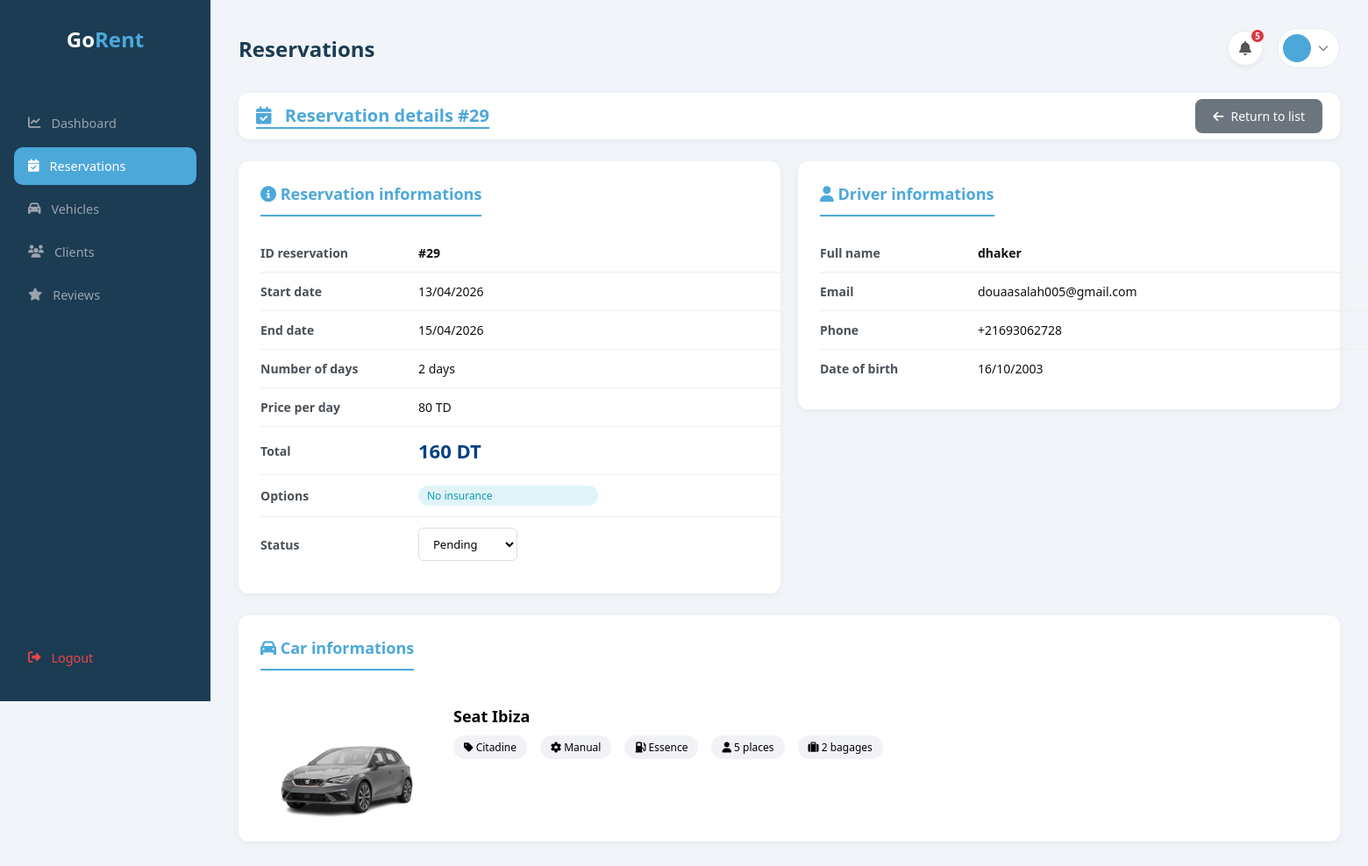
The page /admin/ad_reservation.php?view=29 on the database its author committed.
### tables this page shows
CREATE TABLE `reservation` (
  `id_reservation` int(11) NOT NULL,
  `id_client` int(11) NOT NULL,
  `id_voiture` int(11) NOT NULL,
  `date_reservation` timestamp NOT NULL DEFAULT current_timestamp(),
  `date_debut` date NOT NULL,
  `date_fin` date NOT NULL,
  `statut` varchar(20) DEFAULT 'Pending',
  `total` decimal(10,2) DEFAULT NULL,
  `telephone` varchar(20) DEFAULT NULL,
  `adresse` text DEFAULT NULL,
  `datenaiss` date DEFAULT NULL,
  `civility` varchar(10) DEFAULT NULL
);

CREATE TABLE `voitures` (
  `id` int(11) NOT NULL,
  `marque` varchar(20) NOT NULL,
  `modele` varchar(20) NOT NULL,
  `annee` int(11) NOT NULL,
  `imgfront` varchar(255) NOT NULL,
  `imginter` varchar(255) NOT NULL,
  `imgcote` varchar(255) NOT NULL,
  `type` varchar(20) NOT NULL,
  `boite` varchar(20) NOT NULL,
  `carburant` varchar(20) NOT NULL,
  `places` int(11) NOT NULL,
  `bagages` int(11) NOT NULL,
  `prix` decimal(6,0) NOT NULL
);

CREATE TABLE `options` (
  `id` int(11) NOT NULL,
  `nom` varchar(30) NOT NULL,
  `description` varchar(300) NOT NULL,
  `prix` decimal(5,2) NOT NULL,
  `est_inclus` tinyint(1) NOT NULL
);

CREATE TABLE `users` (
  `idclient` int(11) NOT NULL,
  `email` varchar(70) NOT NULL,
  `nom` varchar(100) NOT NULL,
  `motdepasse` varchar(100) NOT NULL,
  `created_at` timestamp NOT NULL DEFAULT current_timestamp() ON UPDATE current_timestamp()
);

### admin/ad_reservation.php (the view, shortened to what this page needs)
<?php
$conn = new mysqli("localhost", "root", "", "locationvoitures");
$view_id = isset($_GET['view']) ? (int) $_GET['view'] : 0;
$reservation = null;
if ($view_id > 0) {
    $detail_sql = "SELECT r.*, u.nom as client_nom, u.email as client_email, r.telephone, r.datenaiss,
                   v.marque, v.modele, v.prix as prix_jour, v.type, v.boite, v.carburant, v.places, v.bagages, v.imgfront
                   FROM reservation r
                   JOIN users u ON r.id_client = u.idclient
                   JOIN voitures v ON r.id_voiture = v.id
                   WHERE r.id_reservation = $view_id";
    $detail_result = $conn->query($detail_sql);
    $reservation = $detail_result->fetch_assoc();
}
$options_resa = [];
if ($view_id > 0) {
    $sql_opts = "SELECT o.nom, o.prix
                 FROM reservation_options ro
                 JOIN options o ON ro.idoption = o.id
                 WHERE ro.idreservation = $view_id";
    $res_opts = $conn->query($sql_opts);
    while ($opt = $res_opts->fetch_assoc()) {
        $options_resa[] = $opt;
    }
}
$notif_result = $conn->query("SELECT id_reservation, u.nom, v.marque, v.modele, r.date_debut
    FROM reservation r
    JOIN users u ON r.id_client = u.idclient
    JOIN voitures v ON r.id_voiture = v.id
    WHERE r.statut = 'Pending'
    ORDER BY r.id_reservation DESC");
$notif_count = $notif_result->num_rows;
?>
<!DOCTYPE html>
<html lang="fr">
<head>
    <link rel="stylesheet" href="styles/sidebar.css">
    <link rel="stylesheet" href="styles/ad_reservation.css">
    <link rel="stylesheet" href="https://cdnjs.cloudflare.com/ajax/libs/font-awesome/6.5.0/css/all.min.css">
</head>
<body>
    <div class="admin-layout">
        <aside class="sidebar">
            <?php include 'sidebar.php'; ?>
        </aside>
        <div class="main-content">
            <div class="admin-header">
                <h2>Reservations</h2>
                <div style="display:flex; align-items:center; gap:16px;">
                    <div class="notif-wrapper" id="notifWrapper">
                        <button class="notif-btn" onclick="toggleNotif()">
                            <i class="fa-solid fa-bell"></i>
                            <?php if ($notif_count > 0): ?>
                                <span class="notif-badge">
                                    <?php echo $notif_count; ?>
                                </span>
                            <?php endif; ?>
                        </button>
                    </div>
                    <div class="admin-profile">
                        <a href="profile.php" class="profile-btn">
                            <div class="profile-avatar">
                            </div>
                            <i class="fa-solid fa-chevron-down" style="font-size:0.75rem; color:#888;"></i>
                        </a>
                    </div>
                </div>
            </div>
            <?php if ($view_id > 0 && $reservation): ?>
                <div class="page-header">
                    <h1><i class="fas fa-calendar-check"></i> Reservation details #<?php echo $view_id; ?></h1>
                    <a href="ad_reservation.php" class="btn-back"><i class="fas fa-arrow-left"></i> Return to list</a>
                </div>
                <?php
                $date_debut = new DateTime($reservation['date_debut']);
                $date_fin = new DateTime($reservation['date_fin']);
                $days = $date_debut->diff($date_fin)->days;
                ?>
                <div class="detail-container">
                    <div class="detail-card" style="overflow:hidden;">
                        <h3><i class="fas fa-info-circle"></i> Reservation informations</h3>
                        <table class="detail-table" style="width:100%; word-break:break-word;">
                            <tr>
                                <td>ID reservation</td>
                                <td><strong>#<?php echo $reservation['id_reservation']; ?></strong></td>
                            </tr>
                            <tr>
                                <td>Start date</td>
                                <td><?php echo date('d/m/Y', strtotime($reservation['date_debut'])); ?></td>
                            </tr>
                            <tr>
                                <td>End date</td>
                                <td><?php echo date('d/m/Y', strtotime($reservation['date_fin'])); ?></td>
                            </tr>
                            <tr>
                                <td>Number of days</td>
                                <td><?php echo $days; ?> days</td>
                            </tr>
                            <tr>
                                <td>Price per day</td>
                                <td><?php echo number_format($reservation['prix_jour'], 0); ?> TD</td>
                            </tr>
                            <tr>
                                <td>Total</td>
                                <td class="total-amount"><?php echo number_format($reservation['total'], 0); ?> DT</td>
                            </tr>
                            <tr>
                                <td>Options</td>
                                <td>
                                    <?php if (!empty($options_resa)): ?>
                                        <div class="options-container">
                                            <?php foreach ($options_resa as $opt): ?>
                                                <span class="option-badge">
                                                    <?php echo htmlspecialchars($opt['nom']); ?>
                                                </span>
                                            <?php endforeach; ?>
                                        </div>
                                    <?php else: ?>
                                        <span style="color:#aaa;">No options</span>
                                    <?php endif; ?>
                                </td>
                            </tr>
                            <tr>
                                <td>Status</td>
                                <td>
                                    <form method="POST" action="ad_reservation.php?view=<?php echo $view_id; ?>"
                                        style="display: inline;">
                                        <select name="statut" class="statut-select" onchange="this.form.submit()">
                                            <option value="Pending" <?php echo $reservation['statut'] == 'Pending' ? 'selected' : ''; ?>>Pending</option>
                                        </select>
                                    </form>
                                </td>
                            </tr>
                        </table>
                    </div>
                    <div class="detail-card">
                        <h3><i class="fas fa-user"></i> Driver informations</h3>
                        <table class="detail-table">
                            <tr>
                                <td>Full name</td>
                                <td><strong><?php echo htmlspecialchars($reservation['client_nom']); ?></strong></td>
                            </tr>
                            <tr>
                                <td>Email</td>
                                <td><?php echo htmlspecialchars($reservation['client_email']); ?></td>
                            </tr>
                            <tr>
                                <td>Phone</td>
                                <td><?php echo htmlspecialchars($reservation['telephone']); ?></td>
                            </tr>
                            <tr>
                                <td>Date of birth</td>
                                <td><?php echo date('d/m/Y', strtotime($reservation['datenaiss'])); ?></td>
                            </tr>
                        </table>
                    </div>
                </div>
                <div class="detail-card" style="margin-top: 25px;">
                    <h3><i class="fas fa-car"></i> Car informations</h3>
                    <div class="vehicle-card">
                        <img src="../<?php echo htmlspecialchars($reservation['imgfront']); ?>">
                        <div class="vehicle-info">
                            <h4><?php echo htmlspecialchars($reservation['marque'] . ' ' . $reservation['modele']); ?></h4>
                            <div class="vehicle-specs">
                                <span><i class="fas fa-tag"></i> <?php echo $reservation['type']; ?></span>
                                <span><i class="fas fa-gear"></i> <?php echo $reservation['boite']; ?></span>
                                <span><i class="fas fa-gas-pump"></i> <?php echo $reservation['carburant']; ?></span>
                                <span><i class="fas fa-user"></i> <?php echo $reservation['places']; ?> places</span>
                                <span><i class="fas fa-suitcase"></i> <?php echo $reservation['bagages']; ?> bagages</span>
                            </div>
                        </div>
                    </div>
                </div>
            <?php endif; ?>
        </div>
    </div>
</body>
</html>

### admin/styles/sidebar.css (style rules this page uses)
* { margin: 0; padding: 0; box-sizing: border-box; font-family: 'Segoe UI', sans-serif; }
body { background: #f1f5f9; }
.admin-layout { display: flex; min-height: 100vh; }
.sidebar { width: 240px; background: #1B3C53; display: flex; flex-direction: column; padding: 28px 16px; position: fixed; top: 0; left: 0; height: 100vh; }
.admin-header { display: flex; justify-content: space-between; align-items: center; margin-bottom: 28px; }
.profile-btn { display: flex; align-items: center; gap: 8px; background: #fff; border: 1px solid #e5e7eb; border-radius: 50px; padding: 6px 12px 6px 6px; text-decoration: none; transition: background 0.2s; cursor: pointer; }
.profile-avatar { width: 32px; height: 32px; border-radius: 50%; background: #4DA8DA; color: #fff; display: flex; align-items: center; justify-content: center; font-size: 0.9rem; font-weight: 700; }

### rows shown on the page
reservation: id_reservation "29", date_debut "13/04/2026", date_fin "15/04/2026", days "2", id_voiture.prix "80", total "160", statut "Pending", id_client.nom "dhaker", id_client.email "douaasalah005@gmail.com", telephone "+21693062728", datenaiss "16/10/2003", id_voiture.modele "Seat Ibiza", id_voiture.type "Citadine", id_voiture.boite "Manual", id_voiture.carburant "Essence", id_voiture.places "5", id_voiture.bagages "2"
options: nom "No insurance"

### other values the page prints
$notif_count "5"
$view_id "29"
